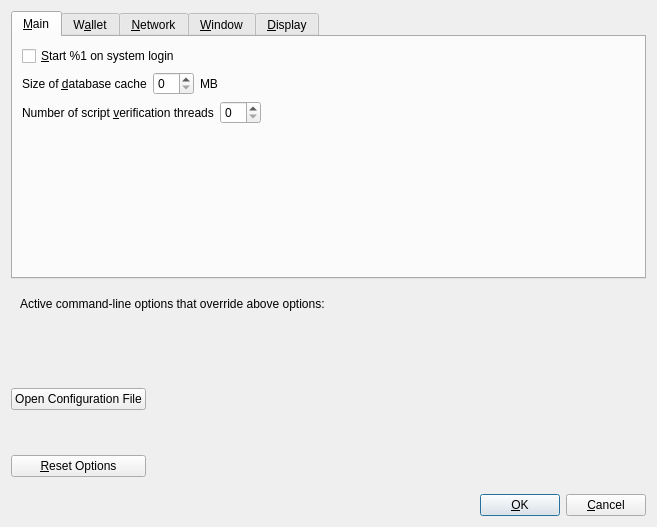
<?xml version="1.0" encoding="UTF-8"?>
<ui version="4.0">
 <class>OptionsDialog</class>
 <widget class="QDialog" name="OptionsDialog">
  <property name="geometry">
   <rect>
    <x>0</x>
    <y>0</y>
    <width>657</width>
    <height>527</height>
   </rect>
  </property>
  <property name="windowTitle">
   <string>Options</string>
  </property>
  <property name="modal">
   <bool>true</bool>
  </property>
  <layout class="QVBoxLayout" name="verticalLayout">
   <item>
    <widget class="QTabWidget" name="tabWidget">
     <property name="currentIndex">
      <number>0</number>
     </property>
     <widget class="QWidget" name="tabMain">
      <attribute name="title">
       <string>&amp;Main</string>
      </attribute>
      <layout class="QVBoxLayout" name="verticalLayout_Main">
       <item>
        <widget class="QCheckBox" name="bitcoinAtStartup">
         <property name="toolTip">
          <string>Automatically start %1 after logging in to the system.</string>
         </property>
         <property name="text">
          <string>&amp;Start %1 on system login</string>
         </property>
        </widget>
       </item>
       <item>
        <layout class="QHBoxLayout" name="horizontalLayout_2_Main">
         <item>
          <widget class="QLabel" name="databaseCacheLabel">
           <property name="text">
            <string>Size of &amp;database cache</string>
           </property>
           <property name="textFormat">
            <enum>Qt::PlainText</enum>
           </property>
           <property name="buddy">
            <cstring>databaseCache</cstring>
           </property>
          </widget>
         </item>
         <item>
          <widget class="QSpinBox" name="databaseCache"/>
         </item>
         <item>
          <widget class="QLabel" name="databaseCacheUnitLabel">
           <property name="text">
            <string>MB</string>
           </property>
           <property name="textFormat">
            <enum>Qt::PlainText</enum>
           </property>
          </widget>
         </item>
         <item>
          <spacer name="horizontalSpacer_2_Main">
           <property name="orientation">
            <enum>Qt::Horizontal</enum>
           </property>
           <property name="sizeHint" stdset="0">
            <size>
             <width>40</width>
             <height>20</height>
            </size>
           </property>
          </spacer>
         </item>
        </layout>
       </item>
       <item>
        <layout class="QHBoxLayout" name="horizontalLayout_3_Main">
         <item>
          <widget class="QLabel" name="threadsScriptVerifLabel">
           <property name="text">
            <string>Number of script &amp;verification threads</string>
           </property>
           <property name="textFormat">
            <enum>Qt::PlainText</enum>
           </property>
           <property name="buddy">
            <cstring>threadsScriptVerif</cstring>
           </property>
          </widget>
         </item>
         <item>
          <widget class="QSpinBox" name="threadsScriptVerif">
           <property name="toolTip">
            <string>(0 = auto, &lt;0 = leave that many cores free)</string>
           </property>
          </widget>
         </item>
         <item>
          <spacer name="horizontalSpacer_3_Main">
           <property name="orientation">
            <enum>Qt::Horizontal</enum>
           </property>
           <property name="sizeHint" stdset="0">
            <size>
             <width>40</width>
             <height>20</height>
            </size>
           </property>
          </spacer>
         </item>
        </layout>
       </item>
       <item>
        <spacer name="verticalSpacer_Main">
         <property name="orientation">
          <enum>Qt::Vertical</enum>
         </property>
         <property name="sizeHint" stdset="0">
          <size>
           <width>20</width>
           <height>40</height>
          </size>
         </property>
        </spacer>
       </item>
      </layout>
     </widget>
     <widget class="QWidget" name="tabWallet">
      <attribute name="title">
       <string>W&amp;allet</string>
      </attribute>
      <layout class="QVBoxLayout" name="verticalLayout_Wallet">
       <item>
        <widget class="QGroupBox" name="groupBox">
         <property name="title">
          <string>Expert</string>
         </property>
         <layout class="QVBoxLayout" name="verticalLayout_2">
          <item>
           <widget class="QCheckBox" name="coinControlFeatures">
            <property name="toolTip">
             <string>Whether to show coin control features or not.</string>
            </property>
            <property name="text">
             <string>Enable coin &amp;control features</string>
            </property>
           </widget>
          </item>
          <item>
           <widget class="QCheckBox" name="spendZeroConfChange">
            <property name="toolTip">
             <string>If you disable the spending of unconfirmed change, the change from a transaction cannot be used until that transaction has at least one confirmation. This also affects how your balance is computed.</string>
            </property>
            <property name="text">
             <string>&amp;Spend unconfirmed change</string>
            </property>
           </widget>
          </item>
         </layout>
        </widget>
       </item>
       <item>
        <spacer name="verticalSpacer_Wallet">
         <property name="orientation">
          <enum>Qt::Vertical</enum>
         </property>
         <property name="sizeHint" stdset="0">
          <size>
           <width>20</width>
           <height>40</height>
          </size>
         </property>
        </spacer>
       </item>
      </layout>
     </widget>
     <widget class="QWidget" name="tabNetwork">
      <attribute name="title">
       <string>&amp;Network</string>
      </attribute>
      <layout class="QVBoxLayout" name="verticalLayout_Network">
       <item>
        <widget class="QCheckBox" name="mapPortUpnp">
         <property name="toolTip">
          <string>Automatically open the Bitcoin client port on the router. This only works when your router supports UPnP and it is enabled.</string>
         </property>
         <property name="text">
          <string>Map port using &amp;UPnP</string>
         </property>
        </widget>
       </item>
       <item>
        <widget class="QCheckBox" name="allowIncoming">
         <property name="toolTip">
          <string>Accept connections from outside.</string>
         </property>
         <property name="text">
          <string>Allow incomin&amp;g connections</string>
         </property>
        </widget>
       </item>
       <item>
        <widget class="QCheckBox" name="connectSocks">
         <property name="toolTip">
          <string>Connect to the Bitcoin network through a SOCKS5 proxy.</string>
         </property>
         <property name="text">
          <string>&amp;Connect through SOCKS5 proxy (default proxy):</string>
         </property>
        </widget>
       </item>
       <item>
        <layout class="QHBoxLayout" name="horizontalLayout_1_Network">
         <item>
          <widget class="QLabel" name="proxyIpLabel">
           <property name="text">
            <string>Proxy &amp;IP:</string>
           </property>
           <property name="textFormat">
            <enum>Qt::PlainText</enum>
           </property>
           <property name="buddy">
            <cstring>proxyIp</cstring>
           </property>
          </widget>
         </item>
         <item>
          <widget class="QValidatedLineEdit" name="proxyIp">
           <property name="minimumSize">
            <size>
             <width>140</width>
             <height>0</height>
            </size>
           </property>
           <property name="maximumSize">
            <size>
             <width>140</width>
             <height>16777215</height>
            </size>
           </property>
           <property name="toolTip">
            <string>IP address of the proxy (e.g. IPv4: 127.0.0.1 / IPv6: ::1)</string>
           </property>
          </widget>
         </item>
         <item>
          <widget class="QLabel" name="proxyPortLabel">
           <property name="text">
            <string>&amp;Port:</string>
           </property>
           <property name="textFormat">
            <enum>Qt::PlainText</enum>
           </property>
           <property name="buddy">
            <cstring>proxyPort</cstring>
           </property>
          </widget>
         </item>
         <item>
          <widget class="QLineEdit" name="proxyPort">
           <property name="minimumSize">
            <size>
             <width>55</width>
             <height>0</height>
            </size>
           </property>
           <property name="maximumSize">
            <size>
             <width>55</width>
             <height>16777215</height>
            </size>
           </property>
           <property name="toolTip">
            <string>Port of the proxy (e.g. 9050)</string>
           </property>
          </widget>
         </item>
         <item>
          <spacer name="horizontalSpacer_1_Network">
           <property name="orientation">
            <enum>Qt::Horizontal</enum>
           </property>
           <property name="sizeHint" stdset="0">
            <size>
             <width>40</width>
             <height>20</height>
            </size>
           </property>
          </spacer>
         </item>
        </layout>
       </item>
       <item>
        <layout class="QHBoxLayout" name="horizontalLayout_2_Network">
         <item>
          <widget class="QLabel" name="proxyActiveNets">
           <property name="text">
            <string>Used for reaching peers via:</string>
           </property>
           <property name="textFormat">
            <enum>Qt::PlainText</enum>
           </property>
          </widget>
         </item>
         <item>
          <widget class="QCheckBox" name="proxyReachIPv4">
           <property name="enabled">
            <bool>false</bool>
           </property>
           <property name="toolTip">
            <string>Shows if the supplied default SOCKS5 proxy is used to reach peers via this network type.</string>
           </property>
           <property name="text">
            <string/>
           </property>
          </widget>
         </item>
         <item>
          <widget class="QLabel" name="proxyReachIPv4Label">
           <property name="text">
            <string>IPv4</string>
           </property>
           <property name="textFormat">
            <enum>Qt::PlainText</enum>
           </property>
          </widget>
         </item>
         <item>
          <widget class="QCheckBox" name="proxyReachIPv6">
           <property name="enabled">
            <bool>false</bool>
           </property>
           <property name="toolTip">
            <string>Shows if the supplied default SOCKS5 proxy is used to reach peers via this network type.</string>
           </property>
           <property name="text">
            <string/>
           </property>
          </widget>
         </item>
         <item>
          <widget class="QLabel" name="proxyReachIPv6Label">
           <property name="text">
            <string>IPv6</string>
           </property>
           <property name="textFormat">
            <enum>Qt::PlainText</enum>
           </property>
          </widget>
         </item>
         <item>
          <widget class="QCheckBox" name="proxyReachTor">
           <property name="enabled">
            <bool>false</bool>
           </property>
           <property name="toolTip">
            <string>Shows if the supplied default SOCKS5 proxy is used to reach peers via this network type.</string>
           </property>
           <property name="text">
            <string/>
           </property>
          </widget>
         </item>
         <item>
          <widget class="QLabel" name="proxyReachTorLabel">
           <property name="text">
            <string>Tor</string>
           </property>
           <property name="textFormat">
            <enum>Qt::PlainText</enum>
           </property>
          </widget>
         </item>
         <item>
          <spacer name="horizontalSpacer_2_Network">
           <property name="orientation">
            <enum>Qt::Horizontal</enum>
           </property>
           <property name="sizeHint" stdset="0">
            <size>
             <width>40</width>
             <height>20</height>
            </size>
           </property>
          </spacer>
         </item>
        </layout>
       </item>
       <item>
        <widget class="QCheckBox" name="connectSocksTor">
         <property name="toolTip">
          <string>Connect to the Bitcoin network through a separate SOCKS5 proxy for Tor hidden services.</string>
         </property>
         <property name="text">
          <string>Use separate SOCKS&amp;5 proxy to reach peers via Tor hidden services:</string>
         </property>
        </widget>
       </item>
       <item>
        <layout class="QHBoxLayout" name="horizontalLayout_3_Network">
         <item>
          <widget class="QLabel" name="proxyIpTorLabel">
           <property name="text">
            <string>Proxy &amp;IP:</string>
           </property>
           <property name="textFormat">
            <enum>Qt::PlainText</enum>
           </property>
           <property name="buddy">
            <cstring>proxyIpTor</cstring>
           </property>
          </widget>
         </item>
         <item>
          <widget class="QValidatedLineEdit" name="proxyIpTor">
           <property name="minimumSize">
            <size>
             <width>140</width>
             <height>0</height>
            </size>
           </property>
           <property name="maximumSize">
            <size>
             <width>140</width>
             <height>16777215</height>
            </size>
           </property>
           <property name="toolTip">
            <string>IP address of the proxy (e.g. IPv4: 127.0.0.1 / IPv6: ::1)</string>
           </property>
          </widget>
         </item>
         <item>
          <widget class="QLabel" name="proxyPortTorLabel">
           <property name="text">
            <string>&amp;Port:</string>
           </property>
           <property name="textFormat">
            <enum>Qt::PlainText</enum>
           </property>
           <property name="buddy">
            <cstring>proxyPortTor</cstring>
           </property>
          </widget>
         </item>
         <item>
          <widget class="QLineEdit" name="proxyPortTor">
           <property name="minimumSize">
            <size>
             <width>55</width>
             <height>0</height>
            </size>
           </property>
           <property name="maximumSize">
            <size>
             <width>55</width>
             <height>16777215</height>
            </size>
           </property>
           <property name="toolTip">
            <string>Port of the proxy (e.g. 9050)</string>
           </property>
          </widget>
         </item>
         <item>
          <spacer name="horizontalSpacer_4_Network">
           <property name="orientation">
            <enum>Qt::Horizontal</enum>
           </property>
           <property name="sizeHint" stdset="0">
            <size>
             <width>40</width>
             <height>20</height>
            </size>
           </property>
          </spacer>
         </item>
        </layout>
       </item>
       <item>
        <spacer name="verticalSpacer_Network">
         <property name="orientation">
          <enum>Qt::Vertical</enum>
         </property>
         <property name="sizeHint" stdset="0">
          <size>
           <width>20</width>
           <height>40</height>
          </size>
         </property>
        </spacer>
       </item>
      </layout>
     </widget>
     <widget class="QWidget" name="tabWindow">
      <attribute name="title">
       <string>&amp;Window</string>
      </attribute>
      <layout class="QVBoxLayout" name="verticalLayout_Window">
       <item>
        <widget class="QCheckBox" name="hideTrayIcon">
         <property name="toolTip">
          <string>Hide the icon from the system tray.</string>
         </property>
         <property name="text">
          <string>&amp;Hide tray icon</string>
         </property>
        </widget>
       </item>
       <item>
        <widget class="QCheckBox" name="minimizeToTray">
         <property name="toolTip">
          <string>Show only a tray icon after minimizing the window.</string>
         </property>
         <property name="text">
          <string>&amp;Minimize to the tray instead of the taskbar</string>
         </property>
        </widget>
       </item>
       <item>
        <widget class="QCheckBox" name="minimizeOnClose">
         <property name="toolTip">
          <string>Minimize instead of exit the application when the window is closed. When this option is enabled, the application will be closed only after selecting Exit in the menu.</string>
         </property>
         <property name="text">
          <string>M&amp;inimize on close</string>
         </property>
        </widget>
       </item>
       <item>
        <spacer name="verticalSpacer_Window">
         <property name="orientation">
          <enum>Qt::Vertical</enum>
         </property>
         <property name="sizeHint" stdset="0">
          <size>
           <width>20</width>
           <height>40</height>
          </size>
         </property>
        </spacer>
       </item>
      </layout>
     </widget>
     <widget class="QWidget" name="tabDisplay">
      <attribute name="title">
       <string>&amp;Display</string>
      </attribute>
      <layout class="QVBoxLayout" name="verticalLayout_Display">
       <item>
        <layout class="QHBoxLayout" name="horizontalLayout_2">
         <property name="bottomMargin">
          <number>0</number>
         </property>
         <item>
          <widget class="QLabel" name="label_2">
           <property name="text">
            <string>Bitcoin display price in USD:</string>
           </property>
          </widget>
         </item>
         <item>
          <widget class="QLabel" name="label_3">
           <property name="text">
            <string>$</string>
           </property>
           <property name="alignment">
            <set>Qt::AlignRight|Qt::AlignTrailing|Qt::AlignVCenter</set>
           </property>
          </widget>
         </item>
         <item>
          <widget class="QSpinBox" name="spinBoxUSDBTC">
           <property name="prefix">
            <string/>
           </property>
           <property name="minimum">
            <number>1</number>
           </property>
           <property name="maximum">
            <number>1000000</number>
           </property>
           <property name="value">
            <number>50000</number>
           </property>
          </widget>
         </item>
        </layout>
       </item>
       <item>
        <layout class="QHBoxLayout" name="horizontalLayout_1_Display">
         <item>
          <widget class="QLabel" name="langLabel">
           <property name="text">
            <string>User Interface &amp;language:</string>
           </property>
           <property name="textFormat">
            <enum>Qt::PlainText</enum>
           </property>
           <property name="buddy">
            <cstring>lang</cstring>
           </property>
          </widget>
         </item>
         <item>
          <widget class="QValueComboBox" name="lang">
           <property name="toolTip">
            <string>The user interface language can be set here. This setting will take effect after restarting %1.</string>
           </property>
          </widget>
         </item>
        </layout>
       </item>
       <item>
        <layout class="QHBoxLayout" name="horizontalLayout_2_Display">
         <item>
          <widget class="QLabel" name="unitLabel">
           <property name="text">
            <string>&amp;Unit to show amounts in:</string>
           </property>
           <property name="textFormat">
            <enum>Qt::PlainText</enum>
           </property>
           <property name="buddy">
            <cstring>unit</cstring>
           </property>
          </widget>
         </item>
         <item>
          <widget class="QValueComboBox" name="unit">
           <property name="toolTip">
            <string>Choose the default subdivision unit to show in the interface and when sending coins.</string>
           </property>
          </widget>
         </item>
        </layout>
       </item>
       <item>
        <layout class="QHBoxLayout" name="horizontalLayout_3_Display">
         <item>
          <widget class="QLabel" name="thirdPartyTxUrlsLabel">
           <property name="toolTip">
            <string>Third party URLs (e.g. a block explorer) that appear in the transactions tab as context menu items. %s in the URL is replaced by transaction hash. Multiple URLs are separated by vertical bar |.</string>
           </property>
           <property name="text">
            <string>&amp;Third party transaction URLs</string>
           </property>
           <property name="buddy">
            <cstring>thirdPartyTxUrls</cstring>
           </property>
          </widget>
         </item>
         <item>
          <widget class="QLineEdit" name="thirdPartyTxUrls">
           <property name="toolTip">
            <string>Third party URLs (e.g. a block explorer) that appear in the transactions tab as context menu items. %s in the URL is replaced by transaction hash. Multiple URLs are separated by vertical bar |.</string>
           </property>
          </widget>
         </item>
        </layout>
       </item>
       <item>
        <spacer name="verticalSpacer_Display">
         <property name="orientation">
          <enum>Qt::Vertical</enum>
         </property>
         <property name="sizeHint" stdset="0">
          <size>
           <width>20</width>
           <height>40</height>
          </size>
         </property>
        </spacer>
       </item>
       <item>
        <widget class="QLabel" name="label">
         <property name="text">
          <string>Theme</string>
         </property>
        </widget>
       </item>
       <item>
        <widget class="QComboBox" name="comboBoxTheme">
         <item>
          <property name="text">
           <string>Default / system theme</string>
          </property>
         </item>
         <item>
          <property name="text">
           <string>Dark - QDarkStyle</string>
          </property>
         </item>
        </widget>
       </item>
      </layout>
     </widget>
    </widget>
   </item>
   <item>
    <widget class="QFrame" name="frame">
     <layout class="QVBoxLayout" name="verticalLayout_Bottom">
      <item>
       <layout class="QHBoxLayout" name="horizontalLayout_Bottom">
        <item>
         <widget class="QLabel" name="overriddenByCommandLineInfoLabel">
          <property name="text">
           <string>Active command-line options that override above options:</string>
          </property>
          <property name="textFormat">
           <enum>Qt::PlainText</enum>
          </property>
         </widget>
        </item>
        <item>
         <spacer name="horizontalSpacer_Bottom">
          <property name="orientation">
           <enum>Qt::Horizontal</enum>
          </property>
          <property name="sizeHint" stdset="0">
           <size>
            <width>40</width>
            <height>20</height>
           </size>
          </property>
         </spacer>
        </item>
       </layout>
      </item>
      <item>
       <widget class="QLabel" name="overriddenByCommandLineLabel">
        <property name="text">
         <string/>
        </property>
        <property name="textFormat">
         <enum>Qt::PlainText</enum>
        </property>
        <property name="wordWrap">
         <bool>true</bool>
        </property>
       </widget>
      </item>
     </layout>
    </widget>
   </item>
   <item>
    <layout class="QHBoxLayout" name="horizontalLayout_Buttons">
     <item>
      <layout class="QVBoxLayout" name="verticalLayout_Buttons">
       <item>
        <widget class="QPushButton" name="openBitcoinConfButton">
         <property name="toolTip">
          <string>Open the %1 configuration file from the working directory.</string>
         </property>
         <property name="text">
          <string>Open Configuration File</string>
         </property>
         <property name="autoDefault">
          <bool>false</bool>
         </property>
        </widget>
       </item>
       <item>
        <widget class="QPushButton" name="resetButton">
         <property name="toolTip">
          <string>Reset all client options to default.</string>
         </property>
         <property name="text">
          <string>&amp;Reset Options</string>
         </property>
         <property name="autoDefault">
          <bool>false</bool>
         </property>
        </widget>
       </item>
      </layout>
     </item>
     <item>
      <spacer name="horizontalSpacer_1">
       <property name="orientation">
        <enum>Qt::Horizontal</enum>
       </property>
       <property name="sizeHint" stdset="0">
        <size>
         <width>40</width>
         <height>48</height>
        </size>
       </property>
      </spacer>
     </item>
     <item>
      <widget class="QLabel" name="statusLabel">
       <property name="minimumSize">
        <size>
         <width>200</width>
         <height>0</height>
        </size>
       </property>
       <property name="font">
        <font>
         <weight>75</weight>
         <bold>true</bold>
        </font>
       </property>
       <property name="text">
        <string/>
       </property>
       <property name="textFormat">
        <enum>Qt::PlainText</enum>
       </property>
       <property name="wordWrap">
        <bool>true</bool>
       </property>
      </widget>
     </item>
     <item>
      <spacer name="horizontalSpacer_2">
       <property name="orientation">
        <enum>Qt::Horizontal</enum>
       </property>
       <property name="sizeHint" stdset="0">
        <size>
         <width>40</width>
         <height>48</height>
        </size>
       </property>
      </spacer>
     </item>
     <item>
      <layout class="QVBoxLayout" name="verticalLayout_4">
       <item>
        <spacer name="verticalSpacer">
         <property name="orientation">
          <enum>Qt::Vertical</enum>
         </property>
         <property name="sizeHint" stdset="0">
          <size>
           <width>20</width>
           <height>40</height>
          </size>
         </property>
        </spacer>
       </item>
       <item>
        <layout class="QHBoxLayout" name="horizontalLayout">
         <item>
          <widget class="QPushButton" name="okButton">
           <property name="text">
            <string>&amp;OK</string>
           </property>
           <property name="autoDefault">
            <bool>false</bool>
           </property>
           <property name="default">
            <bool>true</bool>
           </property>
          </widget>
         </item>
         <item>
          <widget class="QPushButton" name="cancelButton">
           <property name="text">
            <string>&amp;Cancel</string>
           </property>
           <property name="autoDefault">
            <bool>false</bool>
           </property>
          </widget>
         </item>
        </layout>
       </item>
      </layout>
     </item>
    </layout>
   </item>
  </layout>
 </widget>
 <customwidgets>
  <customwidget>
   <class>QValidatedLineEdit</class>
   <extends>QLineEdit</extends>
   <header>qt/qvalidatedlineedit.h</header>
  </customwidget>
  <customwidget>
   <class>QValueComboBox</class>
   <extends>QComboBox</extends>
   <header>qt/qvaluecombobox.h</header>
  </customwidget>
 </customwidgets>
 <resources/>
 <connections/>
</ui>
